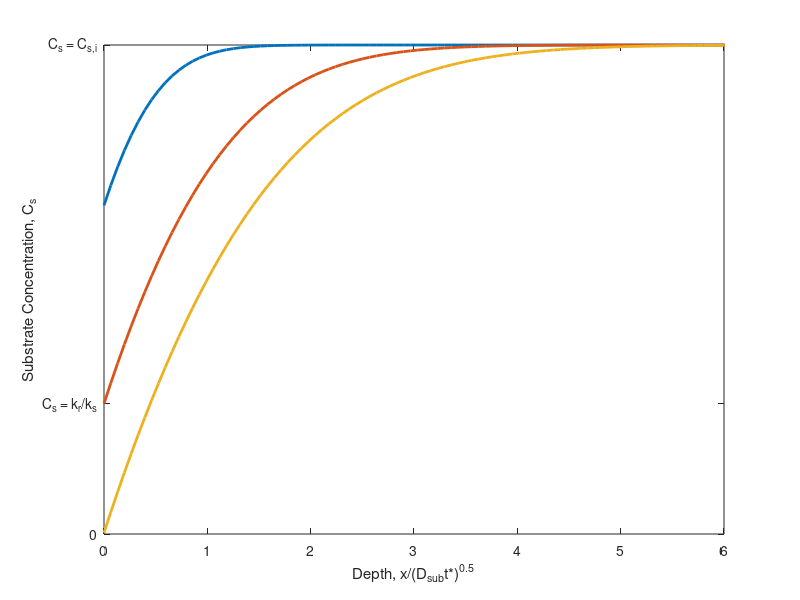

Source code (MATLAB):
clear all; close all; clc;

Csub = 20; % mM
F = 96485; %C/mol
A = 0.5e-6; %m^2
Dsub = 1.1e-9; % m^2/s
iPeak = 15e-3; %A
kr = 8e6; % 1/s
ks = 1.5e6; %m^3/mol-s

t_dep = (pi*F*F*A*A*Dsub/(4*iPeak*iPeak))*((Csub - kr/ks)^2);

% time array
tVals = [0, 0.1*t_dep, t_dep, 10*t_dep];

% Calculate concentration profile - transient
xVals = linspace(0,0.3e-6,100);

% Calculate the concentration profile using Fick's second law
function res = concProf(t,Csub,iPeak,F,A,Dsub,xVals)
    res = Csub - (iPeak/(F*A*Dsub)).*(2 * (Dsub*t/pi)^0.5 .* exp(-xVals.^2 ./ (4*Dsub*t)) ...
    - xVals.* erfc ( xVals ./ (4*Dsub*t)^0.5));
end

res01 = concProf(0.2*t_dep,Csub,iPeak,F,A,Dsub,xVals);
res1 = concProf(t_dep,Csub,iPeak,F,A,Dsub,xVals);
res10 = concProf(1.85*t_dep,Csub,iPeak,F,A,Dsub,xVals);


plot(xVals/sqrt(Dsub*t_dep),res01, 'LineWidth', 2);
hold on;
plot(xVals/sqrt(Dsub*t_dep),res1, 'LineWidth', 2);
plot(xVals/sqrt(Dsub*t_dep),res10, 'LineWidth', 2);
yticks([0,5.3333,20]);
yticklabels({'0','C_s = k_r/k_s', 'C_s = C_{s,i}'});
ylabel("Substrate Concentration, C_s");
xlabel("Depth, x/(D_{sub}t*)^{0.5}");
xlim([0,6]);
hold off;
